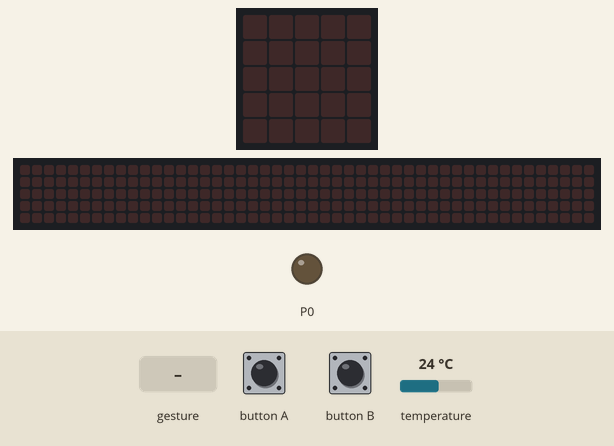
Bench run of a program on a simulated BBC micro:bit (MakeCode). Shown: the board's 5×5 LED display, a strip that is not on the board, showing the scrolling text unrolled, output pins drawn as LEDs (lit = HIGH). Inputs (shaded band) come from the test bench; at power-on: temperature 24 °C. The 48×5 strip is a reading aid, not a part: it shows the text the display is scrolling, unrolled, one strip-width of it at a time.

Above: at 1.2 s.
1.3 s: sound turns loud
At 1.5 s:
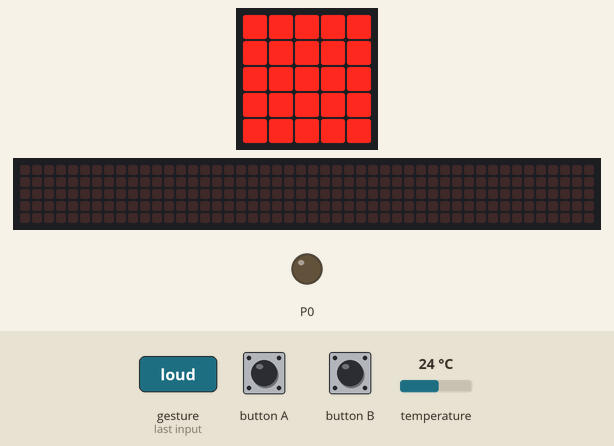
3.6 s: button A pressed for 0.15 s
At 6.31 s:
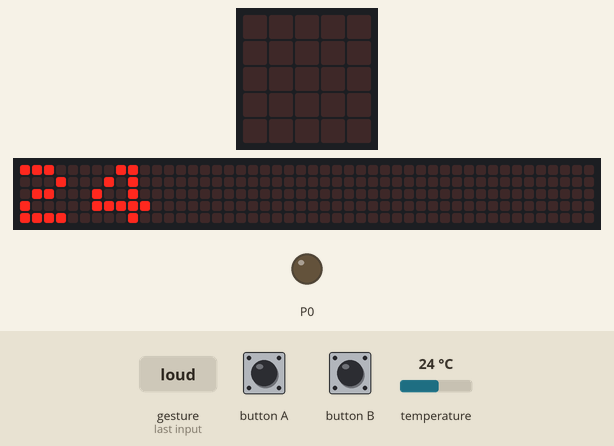
6.6 s: button B pressed for 0.15 s
At 8.5 s:
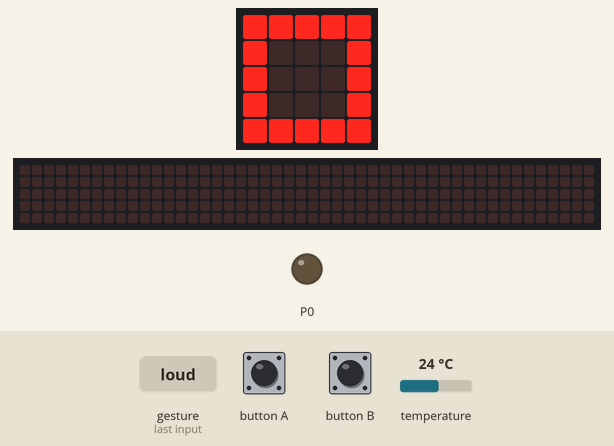
9.7 s: button A pressed for 0.15 s
At 9.92 s:
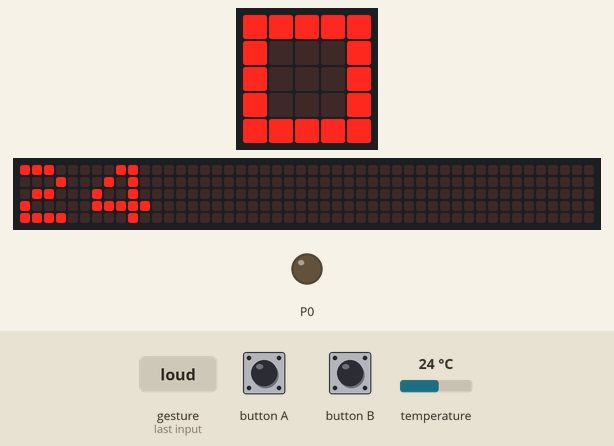
Timing chart, 0 to 12.7 s (numbered marks = the images above; inputs shaded):
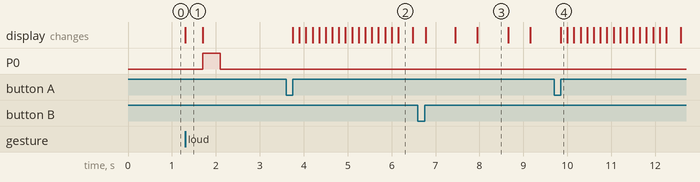

Measured:
- after the input at 1.3 s, P0: LOW → HIGH after 0.40 s, → LOW 0.40 s later; the display: changes at once (image 1)
- after the input at 3.6 s, the display: changes after 0.15 s (image 2)
- after the input at 6.6 s, the display: changes after 0.18 s (image 3)
- after the input at 9.7 s, the display: changes after 0.15 s (image 4)
- what the display in image 1 shows lasts 0.4 s, from 1.3 s to 1.7 s
- what the display in image 3 shows lasts 0.7 s, from 8.0 s to 8.7 s

The program:

main.ts
```typescript
let luz = 0
input.onButtonPressed(Button.A, function () {
    basic.showNumber(input.temperature())
})
input.onSound(DetectedSound.Loud, function () {
    if (luz == 0) {
        luz = 1
        basic.showLeds(`
            # # # # #
            # # # # #
            # # # # #
            # # # # #
            # # # # #
            `)
        pins.digitalWritePin(DigitalPin.P0, 1)
    } else {
        luz = 0
    }
    basic.showLeds(`
        . . . . .
        . . . . .
        . . . . .
        . . . . .
        . . . . .
        `)
    pins.digitalWritePin(DigitalPin.P0, 0)
})
input.onButtonPressed(Button.B, function () {
    for (let index = 0; index < 3; index++) {
        basic.showIcon(IconNames.Square)
        basic.pause(100)
        basic.showLeds(`
            . . . . .
            . . . . .
            . . . . .
            . . . . .
            . . . . .
            `)
        basic.pause(100)
    }
})
basic.forever(function () {

})
```

test.ts
```typescript
// aquí va el archivo "tests"; esto no se compilará cuando este paquete se utilice como una extensión.
```
